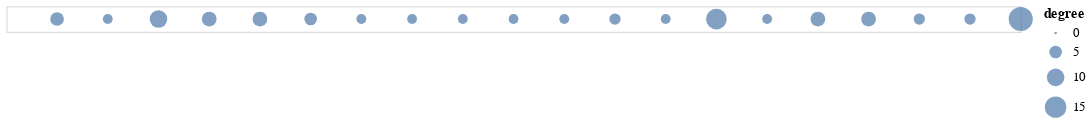

Write notebook code for a chart like this one.
### Code cell
robotDfWithRank = pd.DataFrame.from_records(filteredRobotRecords)
alt.Chart(robotDfWithRank).mark_circle(size=100).encode(
    alt.X('rank', axis=None),
    size="degree",
    tooltip=['name', 'expires', 'rank']
).properties(
    width=800
)

### Figure 1 — Vega-Lite specification as saved in the notebook (floating-point values rounded to 4 significant figures)
{"config": {"view": {"continuousWidth": 300, "continuousHeight": 300}}, "data": {"name": "data-ae9f54d13325ef58564c481bd9a92409"}, "mark": {"type": "circle", "size": 100}, "encoding": {"size": {"field": "degree", "type": "quantitative"}, "tooltip": [{"field": "name", "type": "nominal"}, {"field": "expires", "type": "quantitative"}, {"field": "rank", "type": "quantitative"}], "x": {"axis": null, "field": "rank", "type": "quantitative"}}, "width": 800, "$schema": "https://vega.github.io/schema/vega-lite/v5.8.0.json", "datasets": {"data-ae9f54d13325ef58564c481bd9a92409": [{"id": 33, "name": "Waterlift Boterson", "expires": 21.0, "winner": -2, "Productivity": null, "winningTeam": "Unassigned", "bets": -1, "rank": 1, "degree": 6}, {"id": 52, "name": "Walldigger Botson", "expires": 21.0, "winner": -2, "Productivity": null, "winningTeam": "Unassigned", "bets": -1, "rank": 2, "degree": 3}, {"id": 19, "name": "Pushwalker Botski", "expires": 26.0, "winner": -2, "Productivity": null, "winningTeam": "Unassigned", "bets": -1, "rank": 3, "degree": 10}, {"id": 22, "name": "Pulldigger Botski", "expires": 26.0, "winner": -2, "Productivity": null, "winningTeam": "Unassigned", "bets": -1, "rank": 4, "degree": 7}, {"id": 28, "name": "Wallhauler Botberg I", "expires": 26.0, "winner": -2, "Productivity": null, "winningTeam": "Unassigned", "bets": -1, "rank": 5, "degree": 7}, {"id": 62, "name": "Extrapulverizer Boterson", "expires": 26.0, "winner": -2, "Productivity": null, "winningTeam": "Unassigned", "bets": -1, "rank": 6, "degree": 5}, {"id": 91, "name": "Pushborer Botsky", "expires": 26.0, "winner": -2, "Productivity": null, "winningTeam": "Unassigned", "bets": -1, "rank": 7, "degree": 3}, {"id": 93, "name": "Excadigger Botsky Jr.", "expires": 26.0, "winner": -2, "Productivity": null, "winningTeam": "Unassigned", "bets": -1, "rank": 8, "degree": 3}, {"id": 94, "name": "Stonehauler Botchik", "expires": 26.0, "winner": -2, "Productivity": null, "winningTeam": "Unassigned", "bets": -1, "rank": 9, "degree": 3}, {"id": 96, "name": "Thumpwidget Botski", "expires": 26.0, "winner": -2, "Productivity": null, "winningTeam": "Unassigned", "bets": -1, "rank": 10, "degree": 3}, {"id": 55, "name": "Waterwalker Boterson", "expires": 29.0, "winner": -2, "Productivity": null, "winningTeam": "Unassigned", "bets": -1, "rank": 11, "degree": 3}, {"id": 56, "name": "Fireborer Botberg", "expires": 29.0, "winner": -2, "Productivity": null, "winningTeam": "Unassigned", "bets": -1, "rank": 12, "degree": 4}, {"id": 97, "name": "Wallwaller Botberg II", "expires": 29.0, "winner": -2, "Productivity": null, "winningTeam": "Unassigned", "bets": -1, "rank": 13, "degree": 3}, {"id": 1, "name": "Extraminer Boterson I", "expires": 31.0, "winner": -2, "Productivity": null, "winningTeam": "Unassigned", "bets": -1, "rank": 14, "degree": 14}, {"id": 65, "name": "Rockborer Botsky", "expires": 33.0, "winner": -2, "Productivity": null, "winningTeam": "Unassigned", "bets": -1, "rank": 15, "degree": 3}, {"id": 21, "name": "Waterhauler Botberg I", "expires": 39.0, "winner": -2, "Productivity": null, "winningTeam": "Unassigned", "bets": -1, "rank": 16, "degree": 7}, {"id": 30, "name": "Extrawidget Botson Jr.", "expires": 39.0, "winner": -2, "Productivity": null, "winningTeam": "Unassigned", "bets": -1, "rank": 17, "degree": 7}, {"id": 39, "name": "Pullhauler Botchik", "expires": 39.0, "winner": -2, "Productivity": null, "winningTeam": "Unassigned", "bets": -1, "rank": 18, "degree": 4}, {"id": 50, "name": "Waterdigger Botski II", "expires": 39.0, "winner": -2, "Productivity": null, "winningTeam": "Unassigned", "bets": -1, "rank": 19, "degree": 4}, {"id": 2, "name": "Waterborer Botski Jr.", "expires": 40.0, "winner": -2, "Productivity": null, "winningTeam": "Unassigned", "bets": -1, "rank": 20, "degree": 19}]}}
